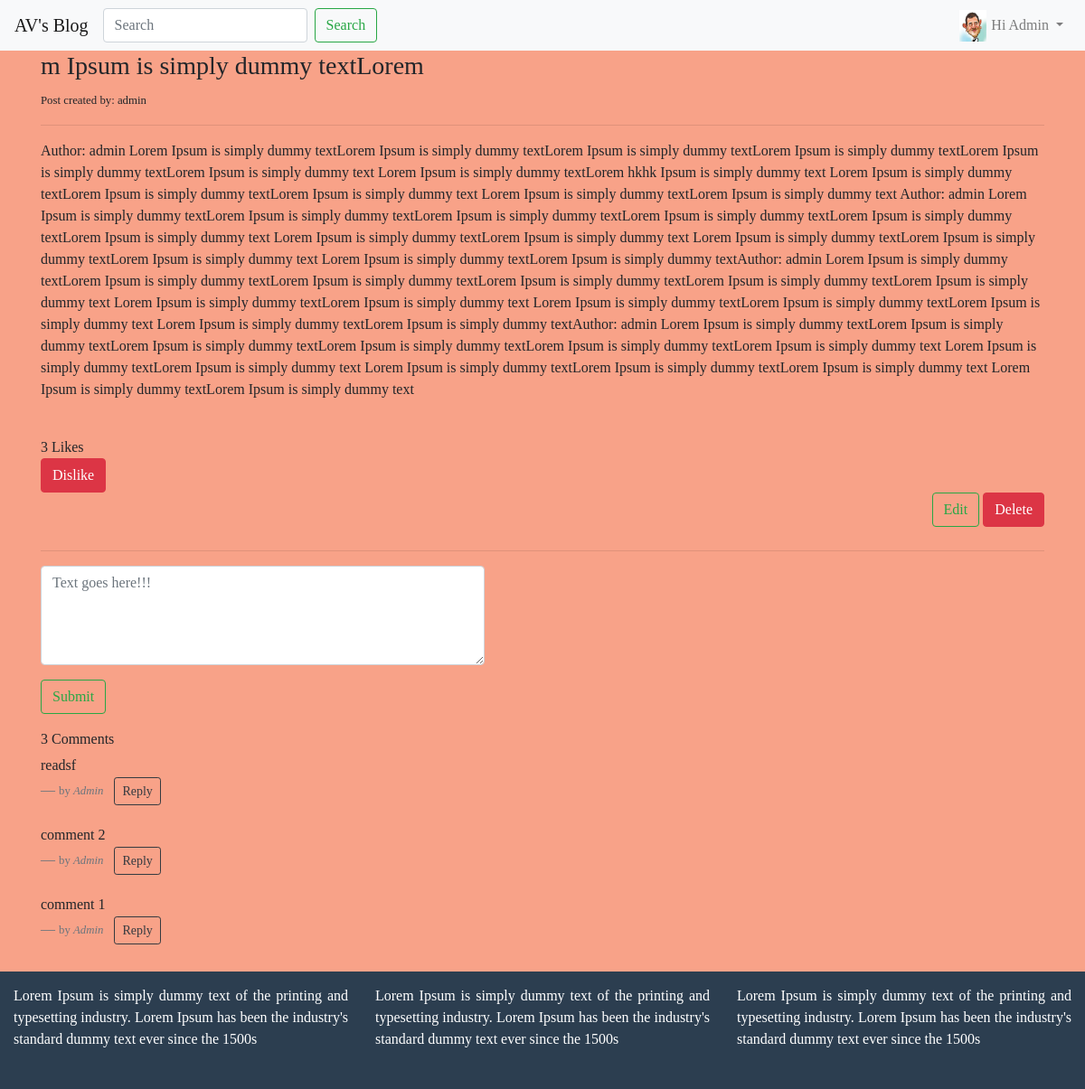
Screenshot of /blog/10/m-ipsum-is-simply-dummy-textlorem/ (signed in) with the database file from the repository.
### blog/models.py (models this page shows, shortened)
class Profile(models.Model):
    user = models.OneToOneField(User, on_delete=models.CASCADE)
    dob = models.DateField(null=True, blank=True)
    photo = models.ImageField(null=True, blank=True)

class Post(models.Model):
    objects = models.Manager()                      #Our default Manager
    published = PublishedManager()                  #Our Custom Model Manager
    STATUS_CHOICES = (
        ('draft','Draft'),
        ('published','Published'),
    )
    title               =       models.CharField(max_length=100)
    slug                =       models.SlugField(max_length=120)
    author              =       models.ForeignKey(User, related_name='blog_posts', on_delete=CASCADE)
    body                =       models.TextField()
    likes               =       models.ManyToManyField(User, related_name='likes', blank=True)
    created             =       models.DateTimeField(auto_now_add=True)
    updated             =       models.DateTimeField(auto_now=True)
    status              =       models.CharField(max_length=10, choices=STATUS_CHOICES, default='draft')
    restrict_comment    =       models.BooleanField(default=False)
    favourite           =       models.ManyToManyField(User, related_name='favourite', blank=True)
    class Meta:
        ordering = ['-id']
    def total_likes(self):
        return self.likes.count()

class Comment(models.Model):
    post = models.ForeignKey(Post, on_delete=CASCADE)
    user = models.ForeignKey(User, on_delete=CASCADE)
    reply = models.ForeignKey('Comment', null=True, related_name="replies", on_delete=CASCADE)
    content = models.TextField(max_length=160)
    timestamp = models.DateTimeField(auto_now_add=True)

### blog/views.py (the view)
# urls.py: path('<id>/<slug>/', views.post_detail, name="post_detail"),
def post_detail(request, id, slug):
    post = get_object_or_404(Post, id=id, slug=slug)
    comments = Comment.objects.filter(post=post, reply=None).order_by('-id')
    is_liked = False
    if post.likes.filter(id=request.user.id).exists():
        is_liked = True
    if request.method == 'POST':
        comment_form = CommentForm(request.POST or None)
        if comment_form.is_valid():
            content = request.POST.get('content')
            reply_id = request.POST.get('comment_id')
            comment_qs = None
            if reply_id:
                comment_qs = Comment.objects.get(id=reply_id)
            comment = Comment.objects.create(post=post, user=request.user, content=content, reply=comment_qs)
            comment.save()
            return HttpResponseRedirect(post.get_absolute_url())
    else:
        comment_form= CommentForm()
    context = {
        'post': post,
        'is_liked': is_liked,
        'total_likes': post.total_likes(),
        'comments': comments,
        'comment_form': comment_form,
    }
    if request.is_ajax():
        html = render_to_string('blog/comments.html', context, request=request)
        return JsonResponse({'form': html})
    return render(request, 'blog/post_detail.html', context)

### blog/forms.py
class CommentForm(forms.ModelForm):
    content = forms.CharField(label="", widget=forms.Textarea(attrs={'class': 'form-control', 'placeholder': 'Text goes here!!!', 'rows':'4', 'cols':'50'}))
    class Meta:
        model = Comment
        fields = ('content',)

### templates/blog/post_detail.html (shortened to what this page needs)
{% extends 'blog/base.html' %}
{% block content %}
  <h3>{{ post.title }}</h3>
  <small>Post created by: {{ post.author }}</small>
  <hr>
  <p>{{ post.body }}</p>
<div id="like-section">
  {% include 'blog/like_section.html' %}
</div>
{% if post.author == request.user %}
	<div class="section-1" style="float:right;">
	  <a href="{% url 'blog:post_edit' id=post.id %}">
	    <button type="button" class="btn btn-outline-success">Edit</button>
	  </a>
	  <a href="{% url 'blog:post_delete' id=post.id %}" id="delete">
	    <button type="button" class="btn btn-danger">Delete</button>
	  </a>
	</div>
{% endif %}
<br><br>
<hr>
{% if not post.restrict_comment %}
  <div class="main-comment-section">
    {% include 'blog/comments.html' %}
  </div>
{% endif %}
{% endblock %}

### templates/blog/navbar.html (shortened to what this page needs)
<nav class="navbar navbar-expand-lg navbar-light bg-light">
<a class="navbar-brand" href="{% url 'post_list' %}">AV's Blog</a>
<div class="collapse navbar-collapse" id="navbarSupportedContent">
  <ul class="navbar-nav mr-auto">
    <form class="form-inline my-2 my-lg-0" action='{% url 'post_list' %}'>
      <input class="form-control mr-sm-2" type="search" placeholder="Search" aria-label="Search" name='q'>
      <button class="btn btn-outline-success my-2 my-sm-0" type="submit">Search</button>
    </form>
  </ul>
  <ul class="navbar-nav">
    {% if request.user.is_authenticated %}
	    <li class="nav-item dropdown">
	      <a class="nav-link dropdown-toggle" href="#" id="navbarDropdown" role="button" data-toggle="dropdown"
	         aria-haspopup="true" aria-expanded="false">
	        {% if request.user.profile.photo %}
	          <img src="{{ request.user.profile.photo.url }}" alt="" class="navbar-img">
	        {% else %}
	          <img src="/media/default-avatar.png" alt="" class="navbar-img">
	        {% endif %}
	        <span>Hi {{ request.user|capfirst }}</span>
	      </a>
	    </li>
    {% else %}
    <li class="nav-item">
      <a href="{% url 'user_login' %}" class="nav-link">Login</a>
    </li>
    {% endif %}
  </ul>
</div>
</nav>

### templates/blog/comments.html (shortened to what this page needs)
<div class="container-fluid mt-2">
  <div class="form-group row">
    <form method="post" class="comment-form" action=".">
      {{ comment_form.as_p }}
      {% if request.user.is_authenticated %}
        <input type="submit" value="Submit" class="btn btn-outline-success">
      {% else %}
        <input type="submit" value="Submit" class="btn btn-outline-success" disabled>
      {% endif %}
    </form>
  </div>
</div>
{{ comments.count }} Comment{{ comments|pluralize }}
{% for comment in comments %}
  <blockquote class="blockquote">
    <p class="mb-0"><small>{{ comment.content }}</small></p>
    <footer class="blockquote-footer"><small>by <cite title="Source Title">{{ comment.user|capfirst }}</cite></small>
      <button type="button" name="button" class="reply-btn btn btn-outline-dark btn-sm ml-2">Reply</button>
    </footer>
  </blockquote>
{% endfor %}

### static/blog/style.css (style rules this page uses)
html { position: relative; min-height: 100%; }
body { font-family: 'Lucida Casaul', 'Comic Sans MS'; margin-bottom: 160px; background: #f8a288; }
.navbar-img { width: 30px; height: 35px; float: left; background-size: auto 100%; margin-top: -5px; margin-right: 5px; }

### rows the page displays
Post: title "m Ipsum is simply dummy textLorem", author "admin", body "Author: admin Lorem Ipsum is simply dummy textLorem Ipsum is simply dummy textLorem Ipsum is simply dummy textLorem Ipsum is simply dummy textLorem Ipsum is simply dummy textLorem Ipsum is simply dummy text Lorem Ipsum is simply dummy textLorem hkhk Ipsum is simply dummy text Lorem Ipsum is simply dummy textLorem Ipsum is simply dummy textLorem Ipsum is simply dummy text Lorem Ipsum is simply dummy textLorem Ipsum is simply dummy text Author: admin Lorem Ipsum is simply dummy textLorem Ipsum is simply dummy textLorem Ipsum is simply dummy textLorem Ipsum is simply dummy textLorem Ipsum is simply dummy textLorem Ipsum is simply dummy text Lorem Ipsum is simply dummy textLorem Ipsum is simply…"
Comment: content "readsf", user "Admin"
Comment: content "comment 2", user "Admin"
Comment: content "comment 1", user "Admin"

### other values shown
{{ request.user|capfirst }} "Admin"
{{ total_likes }} "3"
{{ comments.count }} "3"
